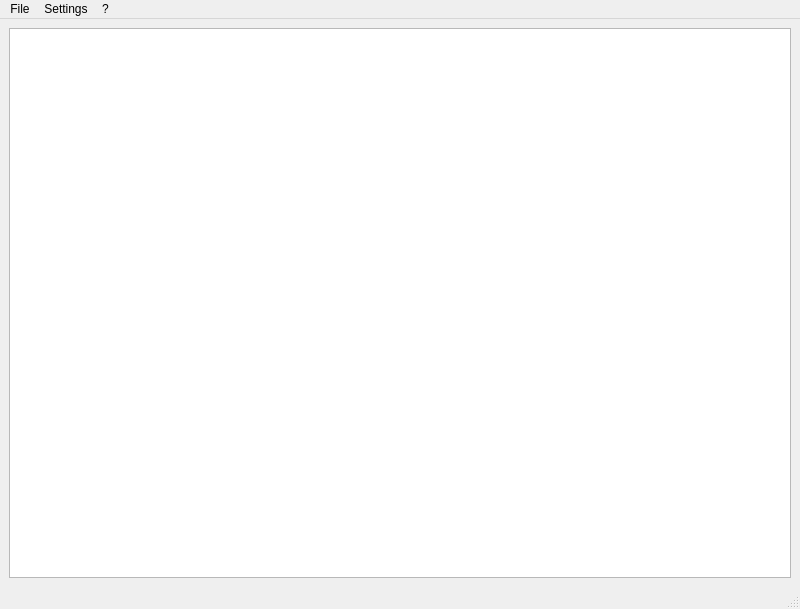
<?xml version="1.0" encoding="UTF-8"?>
<ui version="4.0">
 <class>MainWindow</class>
 <widget class="QMainWindow" name="MainWindow">
  <property name="geometry">
   <rect>
    <x>0</x>
    <y>0</y>
    <width>800</width>
    <height>609</height>
   </rect>
  </property>
  <property name="minimumSize">
   <size>
    <width>800</width>
    <height>600</height>
   </size>
  </property>
  <property name="windowTitle">
   <string>MainWindow</string>
  </property>
  <widget class="QWidget" name="centralwidget">
   <layout class="QGridLayout" name="gridLayout">
    <item row="0" column="0">
     <widget class="QPlainTextEdit" name="plainTextEdit"/>
    </item>
   </layout>
  </widget>
  <widget class="QMenuBar" name="menubar">
   <property name="geometry">
    <rect>
     <x>0</x>
     <y>0</y>
     <width>800</width>
     <height>23</height>
    </rect>
   </property>
   <widget class="QMenu" name="menuFile">
    <property name="title">
     <string>File</string>
    </property>
    <addaction name="separator"/>
    <addaction name="actionOpen"/>
    <addaction name="actionOpen_read_only_mode"/>
    <addaction name="separator"/>
    <addaction name="actionClose"/>
    <addaction name="separator"/>
    <addaction name="actionSave"/>
    <addaction name="actionSaveAs"/>
    <addaction name="separator"/>
    <addaction name="actionExit"/>
   </widget>
   <widget class="QMenu" name="menuSettings">
    <property name="title">
     <string>Settings</string>
    </property>
    <widget class="QMenu" name="menuLanguage">
     <property name="title">
      <string>Language</string>
     </property>
     <addaction name="actionRussian"/>
     <addaction name="actionEnglish"/>
    </widget>
    <addaction name="menuLanguage"/>
    <addaction name="actionKey_bindings"/>
    <addaction name="actionChange_style"/>
   </widget>
   <widget class="QMenu" name="menu">
    <property name="title">
     <string>?</string>
    </property>
    <addaction name="actionHelp"/>
   </widget>
   <addaction name="menuFile"/>
   <addaction name="menuSettings"/>
   <addaction name="menu"/>
  </widget>
  <widget class="QStatusBar" name="statusbar"/>
  <action name="actionOpen">
   <property name="text">
    <string>Open</string>
   </property>
  </action>
  <action name="actionOpen_read_only_mode">
   <property name="text">
    <string>Open read only</string>
   </property>
  </action>
  <action name="actionSaveAs">
   <property name="text">
    <string>SaveAs</string>
   </property>
  </action>
  <action name="actionExit">
   <property name="text">
    <string>Exit</string>
   </property>
  </action>
  <action name="actionHelp">
   <property name="text">
    <string>Help</string>
   </property>
  </action>
  <action name="actionKey_bindings">
   <property name="text">
    <string>Key bindings</string>
   </property>
  </action>
  <action name="actionSave">
   <property name="text">
    <string>Save</string>
   </property>
  </action>
  <action name="actionClose">
   <property name="enabled">
    <bool>false</bool>
   </property>
   <property name="text">
    <string>Close</string>
   </property>
  </action>
  <action name="actionRussian">
   <property name="checkable">
    <bool>true</bool>
   </property>
   <property name="checked">
    <bool>true</bool>
   </property>
   <property name="text">
    <string>Русский</string>
   </property>
  </action>
  <action name="actionEnglish">
   <property name="checkable">
    <bool>true</bool>
   </property>
   <property name="text">
    <string>Английский</string>
   </property>
  </action>
  <action name="actionChange_style">
   <property name="text">
    <string>Change style</string>
   </property>
  </action>
 </widget>
 <resources/>
 <connections/>
</ui>
